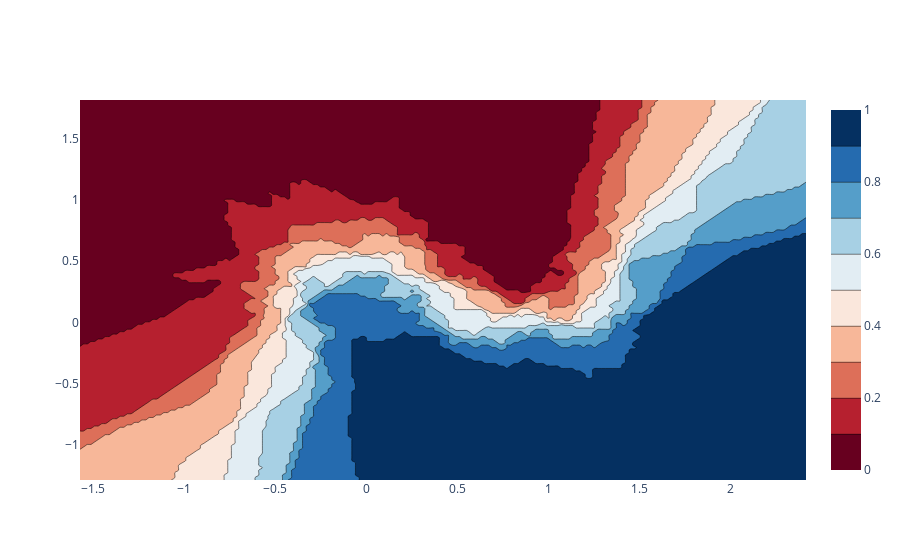

The code cell stored with this chart in its notebook:
### Markdown cell above
Probability Estimates with go.Contour

### Code cell
import plotly.graph_objects as go
import numpy as np
from sklearn.datasets import make_moons
from sklearn.model_selection import train_test_split
from sklearn.neighbors import KNeighborsClassifier

mesh_size = .02
margin = 0.25

X, y = make_moons(noise=0.3, random_state=0)
X_train, X_test, y_train, y_test = train_test_split(
    X, y.astype(str), test_size=0.3, random_state=0)

# Create a mesh grid on which we will run our model
x_min, x_max = X[:, 0].min() - margin, X[:, 0].max() + margin
y_min, y_max = X[:, 1].min() - margin, X[:, 1].max() + margin
xrange = np.arange(x_min, x_max, mesh_size)
yrange = np.arange(y_min, y_max, mesh_size)
xx, yy = np.meshgrid(xrange, yrange)

# Create classifier, run predictions on grid
clf = KNeighborsClassifier(15, weights='uniform')
clf.fit(X, y)
Z = clf.predict_proba(np.c_[xx.ravel(), yy.ravel()])[:, 1]
Z = Z.reshape(xx.shape)

# Plot the figure
fig = go.Figure(data=[
    go.Contour(
        x=xrange,
        y=yrange,
        z=Z,
        colorscale='RdBu'
    )
])
fig.show()

### Figure 1 — Plotly figure (JSON) as saved in the notebook; plotly's stock layout.template omitted (floating-point values rounded to 4 significant figures; data arrays with more than 128 entries replaced by an {"elided": "..."} marker saying what was removed)
{"data": [{"colorscale": [[0, "rgb(103,0,31)"], [0.1, "rgb(178,24,43)"], [0.2, "rgb(214,96,77)"], [0.3, "rgb(244,165,130)"], [0.4, "rgb(253,219,199)"], [0.5, "rgb(247,247,247)"], [0.6, "rgb(209,229,240)"], [0.7, "rgb(146,197,222)"], [0.8, "rgb(67,147,195)"], [0.9, "rgb(33,102,172)"], [1, "rgb(5,48,97)"]], "type": "contour", "x": {"elided": "200 float values"}, "y": {"elided": "156 float values"}, "z": {"elided": "156x200 float values"}}], "layout": {}}
